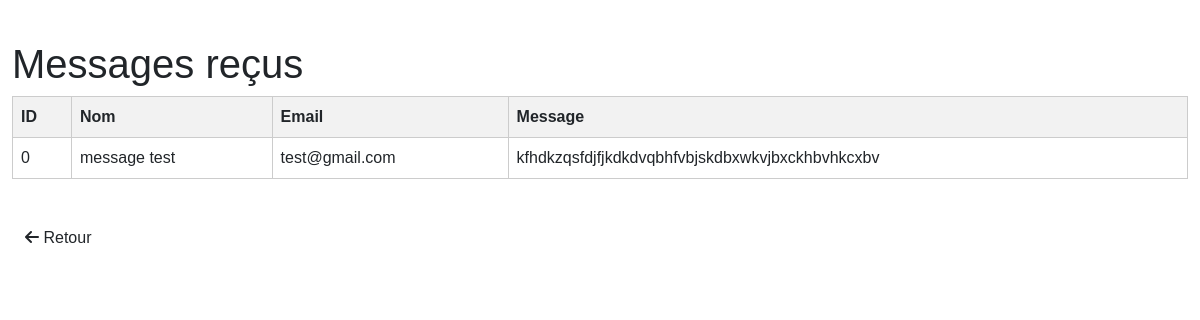
The app's page /admin_contact.php with its own data.
### tables this page shows
CREATE TABLE IF NOT EXISTS `contact` (
  `id` int NOT NULL,
  `name` varchar(200) NOT NULL,
  `email` varchar(250) NOT NULL,
  `message` varchar(500) NOT NULL
);

### admin_contact.php (the view, shortened to what this page needs)
<?php
$host = "localhost";
$dbname = "portfolio";
$username = "root";
$password = "";
try {
    $bdd = new PDO("mysql:host=$host;dbname=$dbname;charset=utf8", $username, $password);
    $bdd->setAttribute(PDO::ATTR_ERRMODE, PDO::ERRMODE_EXCEPTION);
    $requete_contact = $bdd->prepare("SELECT * FROM contact");
    $requete_contact->execute();
    $messages = $requete_contact->fetchAll();
} catch (PDOException $e) {
    echo "Erreur de connexion à la base de données : " . $e->getMessage();
}
?>
<!DOCTYPE html>
<html lang="en">
<head>
    <link href="https://cdn.jsdelivr.net/npm/bootstrap@5.3.0-alpha1/dist/css/bootstrap.min.css" rel="stylesheet">
    <link rel="stylesheet" href="https://cdnjs.cloudflare.com/ajax/libs/font-awesome/6.0.0-beta3/css/all.min.css">
</head>
<body>
    <div class="container">
        <h1>Messages reçus</h1>
        <table>
            <thead>
                <tr>
                    <th>ID</th>
                    <th>Nom</th>
                    <th>Email</th>
                    <th>Message</th>
                </tr>
            </thead>
            <tbody>
                <?php foreach ($messages as $message): ?>
                    <tr>
                        <td><?php echo $message['id']; ?></td>
                        <td><?php echo $message['name']; ?></td>
                        <td><?php echo $message['email']; ?></td>
                        <td><?php echo $message['message']; ?></td>
                    </tr>
                <?php endforeach; ?>
            </tbody>
        </table>
    <a href="javascript:history.back()" class="btn bouton-retour">
            <i class="fas fa-arrow-left fleche-retour"></i> Retour
        </a>
    </div>
</body>
</html>

### admin_contact.php (style rules this page uses)
body { font-family: Arial, sans-serif; }
.container { max-width: 1200px; margin: 0 auto; padding-top: 40px; }
table { width: 100%; border-collapse: collapse; margin-bottom: 40px; }
table, th, td { border: 1px solid #ccc; }
th, td { padding: 8px; text-align: left; }
th { background-color: #f2f2f2; font-weight: bold; }

### records on screen
contact: id "0", name "message test", email "test@gmail.com", message "kfhdkzqsfdjfjkdkdvqbhfvbjskdbxwkvjbxckhbvhkcxbv"
